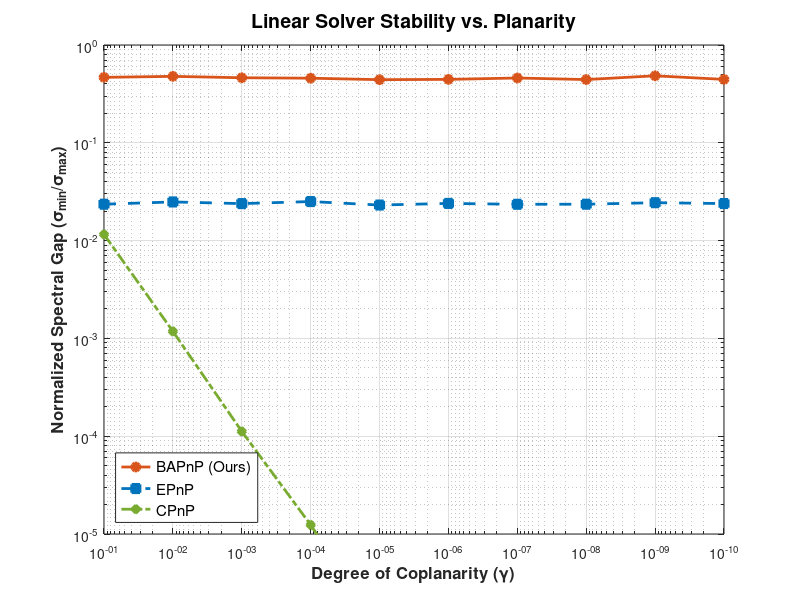

This chart was generated by the following MATLAB code:
function test_spectral_gap_comparison()
% TEST_SPECTRAL_GAP_COMPARISON
%
% Purpose:
%   Compare the spectral gap of BAPnP, EPnP and CPnP under
%   quasi-planar (near-coplanar) configurations.
%
% Spectral Gap Definition (Normalized):
%   - BAPnP (4 variables):  sigma_3  / sigma_1  (effective rank = 3)
%   - EPnP  (12 variables): sigma_11 / sigma_1  (effective rank = 11)
%   - CPnP  (11 variables): sigma_11 / sigma_1  (full-rank check)
%
% The spectral gap reflects the numerical stability of the
% underlying linear system.
    clc; clear; close all;

   %% 1. Parameters
    n_points = 20;
    n_trials = 100;
    % Degree of planarity: from general 3D to extremely planar
    gammas = logspace(-1, -10, 10); 
    
    gap_bapnp = zeros(length(gammas), 1);
    gap_epnp  = zeros(length(gammas), 1);
    gap_cpnp  = zeros(length(gammas), 1);
    
    fprintf('(BAPnP vs EPnP vs CPnP)...\n');
    fprintf('%-10s | %-12s | %-12s | %-12s\n', 'Gamma', 'Gap(BAPnP)', 'Gap(EPnP)', 'Gap(CPnP)');
    fprintf('-------------------------------------------------------------\n');

     %% 2. Main Loop
    for i = 1:length(gammas)
        gamma = gammas(i);
        g_b = [];
        g_e = [];
        g_c = [];
        
        for k = 1:n_trials
            %% A. Scene Generation

            % Generate 3D points (world frame)
            Pw_raw = (rand(3, n_points) - 0.5) * 10;
            Pw_raw(3, :) = Pw_raw(3, :) * gamma; % Flatten Z-axis
            
             % Transform to camera coordinates
            R_gt = random_rotation();
            T_gt = [0; 0; 20];
            Pc = R_gt * Pw_raw + T_gt;
            
             % Normalized image projection (fx = fy = 1)
            y = Pc(1:2, :) ./ Pc(3, :);
            
           %% B. Data Normalization (for fair comparison)
            cent = mean(Pw_raw, 2);
            P_centered = Pw_raw - cent;
            scale = sqrt(3) / mean(sqrt(sum(P_centered.^2, 1)));
            Pw_norm = P_centered * scale; 
            
            % BAPnP uses unit sphere bearing vectors
            y_sphere = [y; ones(1,n_points)];
            norms = sqrt(sum(y_sphere.^2, 1));
            y_sphere = y_sphere ./ norms;
            
            % EPnP/CPnP: Homogeneous / 2D coordinates
            y_homo = [y; ones(1,n_points)];
            
           %% C. Spectral Gap Computation
            
            % 1. BAPnP
            L = get_bapnp_matrix(y_sphere, Pw_norm); 
            s = svd(L);
            if length(s) >= 4, g_b = [g_b; s(3)/s(1)]; end
            
            % 2. EPnP
            M = get_epnp_matrix(y_homo, Pw_norm);
            s = svd(M);
            if length(s) >= 12, g_e = [g_e; s(11)/s(1)]; end
            
            % ---- CPnP ----
            Pesi = get_cpnp_matrix(y, Pw_norm); 
            s = svd(Pesi);
            
            if length(s) >= 11, g_c = [g_c; s(11)/s(1)]; end
        end
        
        gap_bapnp(i) = median(g_b);
        gap_epnp(i)  = median(g_e);
        gap_cpnp(i)  = median(g_c);
        
        fprintf('%.1e    | %.4e     | %.4e     | %.4e\n', gamma, gap_bapnp(i), gap_epnp(i), gap_cpnp(i));
    end

    %% 3. Visualization
    figure('Color', 'w', 'Position', [300, 300, 700, 500]);
    
    loglog(gammas, gap_bapnp, '-o', 'Color', [0.85, 0.33, 0.1], ...
        'LineWidth', 2, 'MarkerFaceColor', [0.85, 0.33, 0.1], 'DisplayName', 'BAPnP (Ours)');
    hold on;
    loglog(gammas, gap_epnp, '--s', 'Color', [0, 0.45, 0.74], ...
        'LineWidth', 2, 'MarkerFaceColor', [0, 0.45, 0.74], 'DisplayName', 'EPnP');
    loglog(gammas, gap_cpnp, '-.d', 'Color', [0.47, 0.67, 0.19], ...
        'LineWidth', 2, 'MarkerFaceColor', [0.47, 0.67, 0.19], 'DisplayName', 'CPnP');
    
    set(gca, 'XDir', 'reverse'); 
    grid on;
    xlabel('Degree of Coplanarity (\gamma)', 'FontSize', 12, 'FontWeight', 'bold');
    ylabel('Normalized Spectral Gap (\sigma_{min}/\sigma_{max})', 'FontSize', 12, 'FontWeight', 'bold');
    title('Linear Solver Stability vs. Planarity', 'FontSize', 14);
    legend('Location', 'southwest', 'FontSize', 11);
    ylim([1e-5, 1]); 

end

%% ========================================================================
%   CPnP Matrix Construction 
% ========================================================================
function pesi = get_cpnp_matrix(Psens_2D, s)

    
    N = size(s, 2);
    fx = 1; fy = 1; u0 = 0; v0 = 0;
    
   
    bar_s = sum(s, 2) / N; 
    
  
    Psens_2D = Psens_2D - [u0; v0];
    

    obs = Psens_2D(:);  
    
    pesi = zeros(2*N, 11); 
    
 
    for k = 1:N
     
        sk = s(:, k);
        uk = obs(2*k-1);
        vk = obs(2*k);
        
        diff_s = sk - bar_s;
        

        pesi(2*k-1, :) = [ ...
            -diff_s(1)*uk, -diff_s(2)*uk, -diff_s(3)*uk, ... 
            fx*sk(1),      fx*sk(2),      fx*sk(3),      ... 
            fx,            0,             0,             0, 0];
        

        pesi(2*k, :) = [ ...
            -diff_s(1)*vk, -diff_s(2)*vk, -diff_s(3)*vk, ...
            0,             0,             0,             ...
            0,             fy*sk(1),      fy*sk(2),      fy*sk(3), fy];
    end
end

%% ========================================================================
%  BAPnP Matrix Construction
% ========================================================================
function L = get_bapnp_matrix(y_norm, P_n)
    N = size(P_n, 2);
    base_idx = greedy_selection(P_n);
    perm = [base_idx, setdiff(1:N, base_idx)];
    P_sorted = P_n(:, perm);
    y_sorted = y_norm(:, perm);
    
    Pb = P_sorted(:, 1:4);
    Basis = Pb(:, 1:3) - Pb(:, 4);
    Target = P_sorted(:, 5:end) - Pb(:, 4);
    coeffs = pinv(Basis) * Target; % Robust inverse
    
    alphas = coeffs(1,:); betas = coeffs(2,:); gammas_c = coeffs(3,:);
    deltas = 1 - sum(coeffs, 1);
    
    L = zeros(3*(N-4), 4);
    y1=y_sorted(:,1); y2=y_sorted(:,2); y3=y_sorted(:,3); y4=y_sorted(:,4);
    y_others = y_sorted(:, 5:end);
    
    for j = 1:(N-4)
        yj = y_others(:, j);
        yx = [0 -yj(3) yj(2); yj(3) 0 -yj(1); -yj(2) yj(1) 0];
        row_idx = (j-1)*3 + 1 : j*3;
        L(row_idx, 1) = alphas(j)   * (yx * y1);
        L(row_idx, 2) = betas(j)    * (yx * y2);
        L(row_idx, 3) = gammas_c(j) * (yx * y3);
        L(row_idx, 4) = deltas(j)   * (yx * y4);
    end
end

function idx = greedy_selection(P)
    N = size(P, 2);
    idx = zeros(1, 4);
    d2 = sum(P.^2, 1); [~, idx(1)] = max(d2);
    d2 = sum((P - P(:,idx(1))).^2, 1); [~, idx(2)] = max(d2);
    v12 = P(:,idx(2)) - P(:,idx(1));
    v12 = v12 / (norm(v12) + eps);
    cp = cross(repmat(v12,1,N), P - P(:,idx(1)));
    [~, idx(3)] = max(sum(cp.^2, 1));
    v13 = P(:,idx(3)) - P(:,idx(1));
    n = cross(v12, v13); 
    if norm(n) < 1e-8, idx(4) = setdiff(1:N, idx(1:3)); idx(4)=idx(4); 
    else, n=n/norm(n); [~, idx(4)] = max(abs(n' * (P - P(:,idx(1))))); end
end

%% ========================================================================
%  EPnP Matrix Construction
% ========================================================================
function M = get_epnp_matrix(y_homo, P_c)
    N = size(P_c, 2);
    C = P_c * P_c'; [U, S, ~] = svd(C);
    sigma = sqrt(diag(S)); 
    Cw = [zeros(3,1), sigma(1)*U(:,1), sigma(2)*U(:,2), sigma(3)*U(:,3)];
    C_homo = [Cw; ones(1,4)];
    P_homo = [P_c; ones(1,N)];
    alphas_mat = pinv(C_homo) * P_homo;
    M = zeros(2*N, 12);
    uv = y_homo(1:2, :) ./ y_homo(3, :);
    for i = 1:N
        u = uv(1,i); v = uv(2,i); a = alphas_mat(:, i);
        for j = 1:4
            col = (j-1)*3 + 1;
            M(2*i-1, col) = a(j); M(2*i-1, col+2) = -a(j)*u;
            M(2*i, col+1) = a(j); M(2*i, col+2) = -a(j)*v;
        end
    end
end

function R = random_rotation()
    [Q, ~] = qr(randn(3)); R = Q;
end
